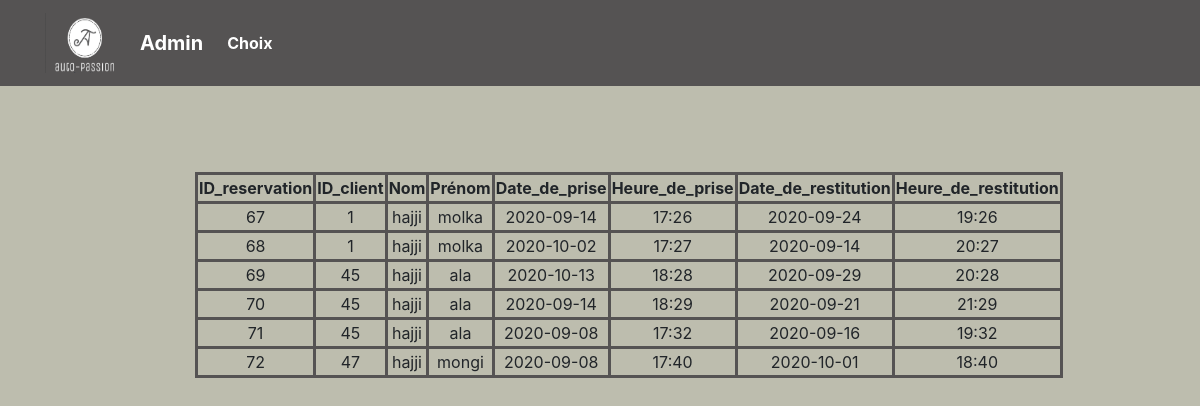
Screenshot of /admin/gestreserv.php with the database file from the repository.
### tables this page shows
CREATE TABLE `reservation` (
  `id_reservation` int(30) NOT NULL,
  `ID_client` int(30) NOT NULL,
  `Date_de_prise` varchar(255) NOT NULL,
  `Date_de_restitution` varchar(255) NOT NULL,
  `heure_de_prise` varchar(15) NOT NULL,
  `heure_de_restitution` varchar(20) NOT NULL,
  `Payement` varchar(50) NOT NULL DEFAULT 'non_payé',
  `ID_véhicule` int(30) NOT NULL
);

CREATE TABLE `espace_client` (
  `id` int(11) NOT NULL,
  `nom` varchar(15) NOT NULL,
  `prenom` varchar(15) NOT NULL,
  `civilité` varchar(15) NOT NULL,
  `Email` varchar(20) NOT NULL,
  `Mot_de_passe` varchar(50) NOT NULL,
  `Numero` int(15) NOT NULL,
  `Date_de_naissance` varchar(255) NOT NULL,
  `Date_permis` varchar(255) NOT NULL
);

### admin/gestreserv.php (the view, shortened to what this page needs)
<!DOCTYPE html>
<html lang="en">
<head>
  <link rel="stylesheet" href="https://maxcdn.bootstrapcdn.com/bootstrap/4.5.2/css/bootstrap.min.css">
</head>
<body style="background-color:#BDBDAE;">
<header>
  <nav class="navbar navbar-expand-lg navbar-dark fixed-top scrolling-navbar" style="background-color:#555353;">
    <div class="container">    <div class="navbar-brand" >
  <img src="logo2.png" width="79" height="60" alt="" loading="lazy">
</div>
      <a class="navbar-brand" href="admin.php"><strong>Admin</strong></a>
      <div class="collapse navbar-collapse" id="navbarSupportedContent-7">
        <ul class="navbar-nav mr-auto">
          <li class="nav-item active">
            <a class="nav-link" href="choix.php"><strong>Choix</strong><span class="sr-only">(current)</span></a>
          </li>
        </ul>
      </div>
    </div>
  </nav><br/><br/><br/>
  <div class="container" style="padding-top:100px; align:center;width:70%; ">
  <?php
   try
     {
          $db = new PDO('mysql:host=localhost;dbname=Voiture;charset=utf8','root','');
     }
    catch (Exception $e)
    {
        die('Erreur : ' . $e->getMessage());
    }
	$tab=$db->query('SELECT * FROM reservation');
  echo"<table style=\"width:100%;border: 3px solid #555353;\" border=\"1\" align=\"center\">";
	echo"<tr><td style=\"border: 3px solid #555353;\" align=\"center\"><strong>ID_reservation</strong></td>
       <td style=\"border: 3px solid #555353;\" align=\"center\"><strong>ID_client</strong></td>
	     <td style=\"border: 3px solid #555353;\" align=\"center\"><strong>Nom</strong></td>
       <td style=\"border: 3px solid #555353;\" align=\"center\"><strong>Prénom</strong></td>
       <td style=\"border: 3px solid #555353;\" align=\"center\"><strong>Date_de_prise</strong></td>
       <td style=\"border: 3px solid #555353;\" align=\"center\"><strong>Heure_de_prise</strong></td>
       <td style=\"border: 3px solid #555353;\" align=\"center\"><strong>Date_de_restitution</strong></td>
       <td style=\"border: 3px solid #555353;\" align=\"center\"><strong>Heure_de_restitution</strong></td>
       </tr>";
	     while($table=$tab->fetch()){
         $id=$table['ID_client'];
         $tab2=$db->prepare('SELECT nom,prenom FROM espace_client WHERE id=:i');
         	$tab2->execute(array('i' =>$id));
           while($table2=$tab2->fetch()){
             $nom=$table2['nom'];
             $prenom=$table2['prenom'];
             echo"<tr><td style=\"border: 3px solid #555353;\" align=\"center\">".$table["id_reservation"].
             "</td><td  align=\"center\" style=\"border: 3px solid #555353;\">"   .$id.
            "</td><td align=\"center\" style=\"border: 3px solid #555353;\">".$nom.
            "</td><td  align=\"center\" style=\"border: 3px solid #555353;\">".$prenom.
              "</td><td  align=\"center\" style=\"border: 3px solid #555353;\">".$table["Date_de_prise"].
                "</td><td  align=\"center\" style=\"border: 3px solid #555353;\">".$table["heure_de_prise"].
                  "</td><td  align=\"center\" style=\"border: 3px solid #555353;\">".$table["Date_de_restitution"].
            "</td><td  align=\"center\" style=\"border: 3px solid #555353;\">".$table["heure_de_restitution"].
            "</td></tr>";
}}
	echo"</table>";
?>
</div>
</body>
</html>

### rows the page displays
reservation: id_reservation "67", ID_client "1", Date_de_prise "2020-09-14", heure_de_prise "17:26", Date_de_restitution "2020-09-24", heure_de_restitution "19:26"
espace_client: nom "hajji", prenom "molka"
reservation: id_reservation "68", ID_client "1", Date_de_prise "2020-10-02", heure_de_prise "17:27", Date_de_restitution "2020-09-14", heure_de_restitution "20:27"
reservation: id_reservation "69", ID_client "45", Date_de_prise "2020-10-13", heure_de_prise "18:28", Date_de_restitution "2020-09-29", heure_de_restitution "20:28"
espace_client: nom "hajji", prenom "ala"
reservation: id_reservation "70", ID_client "45", Date_de_prise "2020-09-14", heure_de_prise "18:29", Date_de_restitution "2020-09-21", heure_de_restitution "21:29"
reservation: id_reservation "71", ID_client "45", Date_de_prise "2020-09-08", heure_de_prise "17:32", Date_de_restitution "2020-09-16", heure_de_restitution "19:32"
reservation: id_reservation "72", ID_client "47", Date_de_prise "2020-09-08", heure_de_prise "17:40", Date_de_restitution "2020-10-01", heure_de_restitution "18:40"
espace_client: nom "hajji", prenom "mongi"
